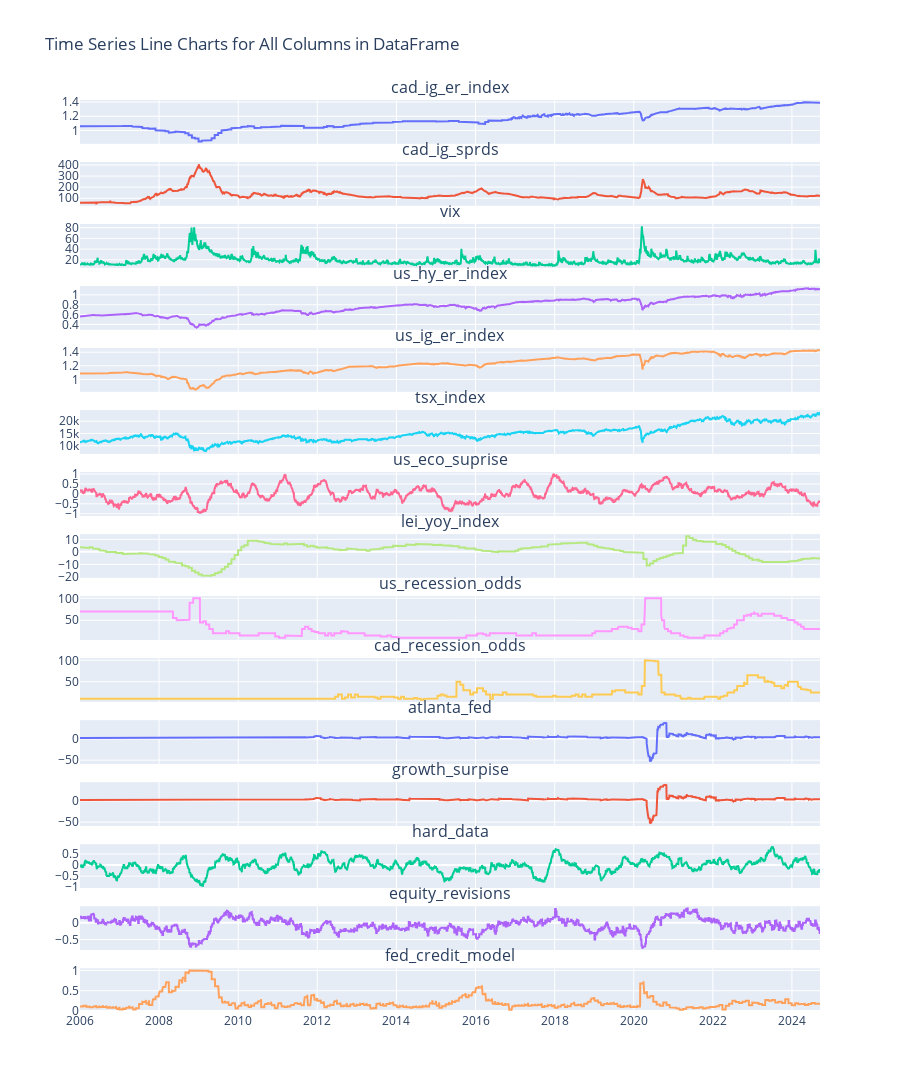

Notebook source saved alongside this figure:
### Code cell
import plotly.graph_objects as go
from plotly.subplots import make_subplots
import pandas as pd

# Assuming 'data' is your DataFrame containing time series data
# Example of what 'data' might look like (replace with your actual DataFrame)
# data = pd.DataFrame({...})  # Your actual data

# Create subplots
fig = make_subplots(rows=len(data.columns), cols=1, shared_xaxes=True, 
                    vertical_spacing=0.02, subplot_titles=data.columns)

# Add a line chart for each column
for i, col in enumerate(data.columns):
    fig.add_trace(
        go.Scatter(x=data.index, y=data[col], mode='lines', name=col),
        row=i+1, col=1
    )

# Update layout to improve appearance
fig.update_layout(height=300 * len(data.columns), width=900, 
                  title_text="Time Series Line Charts for All Columns in DataFrame",
                  showlegend=False)

# Show the figure
fig.show()

### Figure 1 — Plotly figure (JSON) as saved in the notebook; plotly's stock layout.template omitted (floating-point values rounded to 4 significant figures; data arrays with more than 128 entries replaced by an {"elided": "..."} marker saying what was removed)
{"data": [{"mode": "lines", "name": "cad_ig_er_index", "type": "scatter", "x": {"elided": "4967 str values"}, "xaxis": "x", "y": {"elided": "4967 float values"}, "yaxis": "y"}, {"mode": "lines", "name": "cad_ig_sprds", "type": "scatter", "x": {"elided": "4967 str values"}, "xaxis": "x2", "y": {"elided": "4967 float values"}, "yaxis": "y2"}, {"mode": "lines", "name": "vix", "type": "scatter", "x": {"elided": "4967 str values"}, "xaxis": "x3", "y": {"elided": "4967 float values"}, "yaxis": "y3"}, {"mode": "lines", "name": "us_hy_er_index", "type": "scatter", "x": {"elided": "4967 str values"}, "xaxis": "x4", "y": {"elided": "4967 float values"}, "yaxis": "y4"}, {"mode": "lines", "name": "us_ig_er_index", "type": "scatter", "x": {"elided": "4967 str values"}, "xaxis": "x5", "y": {"elided": "4967 float values"}, "yaxis": "y5"}, {"mode": "lines", "name": "tsx_index", "type": "scatter", "x": {"elided": "4967 str values"}, "xaxis": "x6", "y": {"elided": "4967 float values"}, "yaxis": "y6"}, {"mode": "lines", "name": "us_eco_suprise", "type": "scatter", "x": {"elided": "4967 str values"}, "xaxis": "x7", "y": {"elided": "4967 float values"}, "yaxis": "y7"}, {"mode": "lines", "name": "lei_yoy_index", "type": "scatter", "x": {"elided": "4967 str values"}, "xaxis": "x8", "y": {"elided": "4967 float values"}, "yaxis": "y8"}, {"mode": "lines", "name": "us_recession_odds", "type": "scatter", "x": {"elided": "4967 str values"}, "xaxis": "x9", "y": {"elided": "4967 float values"}, "yaxis": "y9"}, {"mode": "lines", "name": "cad_recession_odds", "type": "scatter", "x": {"elided": "4967 str values"}, "xaxis": "x10", "y": {"elided": "4967 float values"}, "yaxis": "y10"}, {"mode": "lines", "name": "atlanta_fed", "type": "scatter", "x": {"elided": "4967 str values"}, "xaxis": "x11", "y": {"elided": "4967 float values"}, "yaxis": "y11"}, {"mode": "lines", "name": "growth_surpise", "type": "scatter", "x": {"elided": "4967 str values"}, "xaxis": "x12", "y": {"elided": "4967 float values"}, "yaxis": "y12"}, {"mode": "lines", "name": "hard_data", "type": "scatter", "x": {"elided": "4967 str values"}, "xaxis": "x13", "y": {"elided": "4967 float values"}, "yaxis": "y13"}, {"mode": "lines", "name": "equity_revisions", "type": "scatter", "x": {"elided": "4967 str values"}, "xaxis": "x14", "y": {"elided": "4967 float values"}, "yaxis": "y14"}, {"mode": "lines", "name": "fed_credit_model", "type": "scatter", "x": {"elided": "4967 str values"}, "xaxis": "x15", "y": {"elided": "4967 float values"}, "yaxis": "y15"}], "layout": {"annotations": [{"font": {"size": 16}, "showarrow": false, "text": "cad_ig_er_index", "x": 0.5, "xanchor": "center", "xref": "paper", "y": 1, "yanchor": "bottom", "yref": "paper"}, {"font": {"size": 16}, "showarrow": false, "text": "cad_ig_sprds", "x": 0.5, "xanchor": "center", "xref": "paper", "y": 0.932, "yanchor": "bottom", "yref": "paper"}, {"font": {"size": 16}, "showarrow": false, "text": "vix", "x": 0.5, "xanchor": "center", "xref": "paper", "y": 0.864, "yanchor": "bottom", "yref": "paper"}, {"font": {"size": 16}, "showarrow": false, "text": "us_hy_er_index", "x": 0.5, "xanchor": "center", "xref": "paper", "y": 0.796, "yanchor": "bottom", "yref": "paper"}, {"font": {"size": 16}, "showarrow": false, "text": "us_ig_er_index", "x": 0.5, "xanchor": "center", "xref": "paper", "y": 0.728, "yanchor": "bottom", "yref": "paper"}, {"font": {"size": 16}, "showarrow": false, "text": "tsx_index", "x": 0.5, "xanchor": "center", "xref": "paper", "y": 0.66, "yanchor": "bottom", "yref": "paper"}, {"font": {"size": 16}, "showarrow": false, "text": "us_eco_suprise", "x": 0.5, "xanchor": "center", "xref": "paper", "y": 0.592, "yanchor": "bottom", "yref": "paper"}, {"font": {"size": 16}, "showarrow": false, "text": "lei_yoy_index", "x": 0.5, "xanchor": "center", "xref": "paper", "y": 0.524, "yanchor": "bottom", "yref": "paper"}, {"font": {"size": 16}, "showarrow": false, "text": "us_recession_odds", "x": 0.5, "xanchor": "center", "xref": "paper", "y": 0.456, "yanchor": "bottom", "yref": "paper"}, {"font": {"size": 16}, "showarrow": false, "text": "cad_recession_odds", "x": 0.5, "xanchor": "center", "xref": "paper", "y": 0.388, "yanchor": "bottom", "yref": "paper"}, {"font": {"size": 16}, "showarrow": false, "text": "atlanta_fed", "x": 0.5, "xanchor": "center", "xref": "paper", "y": 0.32, "yanchor": "bottom", "yref": "paper"}, {"font": {"size": 16}, "showarrow": false, "text": "growth_surpise", "x": 0.5, "xanchor": "center", "xref": "paper", "y": 0.252, "yanchor": "bottom", "yref": "paper"}, {"font": {"size": 16}, "showarrow": false, "text": "hard_data", "x": 0.5, "xanchor": "center", "xref": "paper", "y": 0.184, "yanchor": "bottom", "yref": "paper"}, {"font": {"size": 16}, "showarrow": false, "text": "equity_revisions", "x": 0.5, "xanchor": "center", "xref": "paper", "y": 0.116, "yanchor": "bottom", "yref": "paper"}, {"font": {"size": 16}, "showarrow": false, "text": "fed_credit_model", "x": 0.5, "xanchor": "center", "xref": "paper", "y": 0.048, "yanchor": "bottom", "yref": "paper"}], "height": 4500, "showlegend": false, "title": {"text": "Time Series Line Charts for All Columns in DataFrame"}, "width": 900, "xaxis": {"anchor": "y", "domain": [0, 1], "matches": "x15", "showticklabels": false}, "xaxis10": {"anchor": "y10", "domain": [0, 1], "matches": "x15", "showticklabels": false}, "xaxis11": {"anchor": "y11", "domain": [0, 1], "matches": "x15", "showticklabels": false}, "xaxis12": {"anchor": "y12", "domain": [0, 1], "matches": "x15", "showticklabels": false}, "xaxis13": {"anchor": "y13", "domain": [0, 1], "matches": "x15", "showticklabels": false}, "xaxis14": {"anchor": "y14", "domain": [0, 1], "matches": "x15", "showticklabels": false}, "xaxis15": {"anchor": "y15", "domain": [0, 1]}, "xaxis2": {"anchor": "y2", "domain": [0, 1], "matches": "x15", "showticklabels": false}, "xaxis3": {"anchor": "y3", "domain": [0, 1], "matches": "x15", "showticklabels": false}, "xaxis4": {"anchor": "y4", "domain": [0, 1], "matches": "x15", "showticklabels": false}, "xaxis5": {"anchor": "y5", "domain": [0, 1], "matches": "x15", "showticklabels": false}, "xaxis6": {"anchor": "y6", "domain": [0, 1], "matches": "x15", "showticklabels": false}, "xaxis7": {"anchor": "y7", "domain": [0, 1], "matches": "x15", "showticklabels": false}, "xaxis8": {"anchor": "y8", "domain": [0, 1], "matches": "x15", "showticklabels": false}, "xaxis9": {"anchor": "y9", "domain": [0, 1], "matches": "x15", "showticklabels": false}, "yaxis": {"anchor": "x", "domain": [0.952, 1]}, "yaxis10": {"anchor": "x10", "domain": [0.34, 0.388]}, "yaxis11": {"anchor": "x11", "domain": [0.272, 0.32]}, "yaxis12": {"anchor": "x12", "domain": [0.204, 0.252]}, "yaxis13": {"anchor": "x13", "domain": [0.136, 0.184]}, "yaxis14": {"anchor": "x14", "domain": [0.068, 0.116]}, "yaxis15": {"anchor": "x15", "domain": [0, 0.048]}, "yaxis2": {"anchor": "x2", "domain": [0.884, 0.932]}, "yaxis3": {"anchor": "x3", "domain": [0.816, 0.864]}, "yaxis4": {"anchor": "x4", "domain": [0.748, 0.796]}, "yaxis5": {"anchor": "x5", "domain": [0.68, 0.728]}, "yaxis6": {"anchor": "x6", "domain": [0.612, 0.66]}, "yaxis7": {"anchor": "x7", "domain": [0.544, 0.592]}, "yaxis8": {"anchor": "x8", "domain": [0.476, 0.524]}, "yaxis9": {"anchor": "x9", "domain": [0.408, 0.456]}}}
